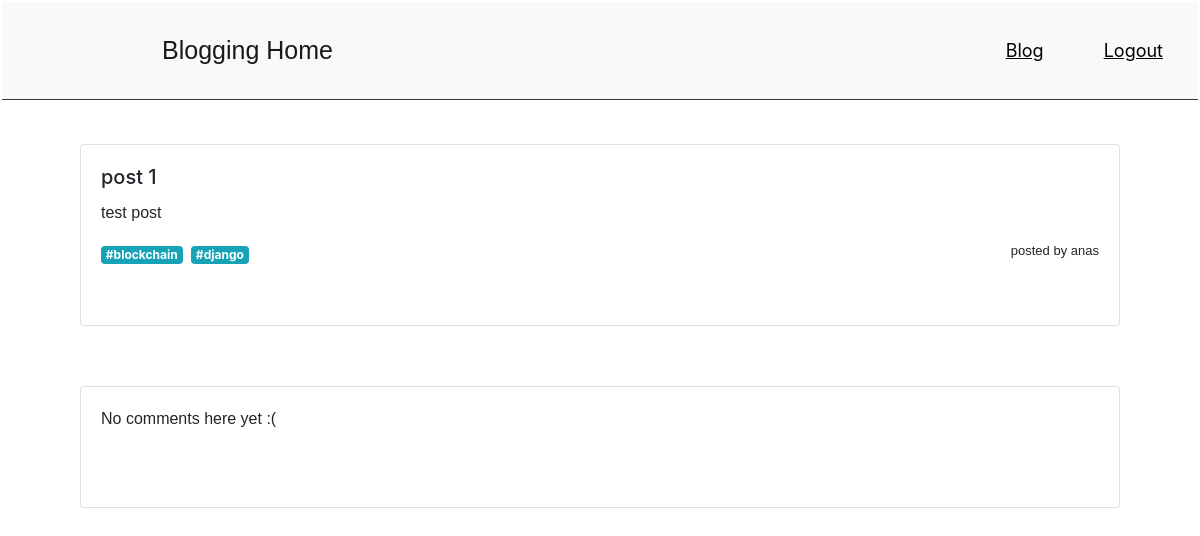
The app's page /blog/1 (signed in), older data.
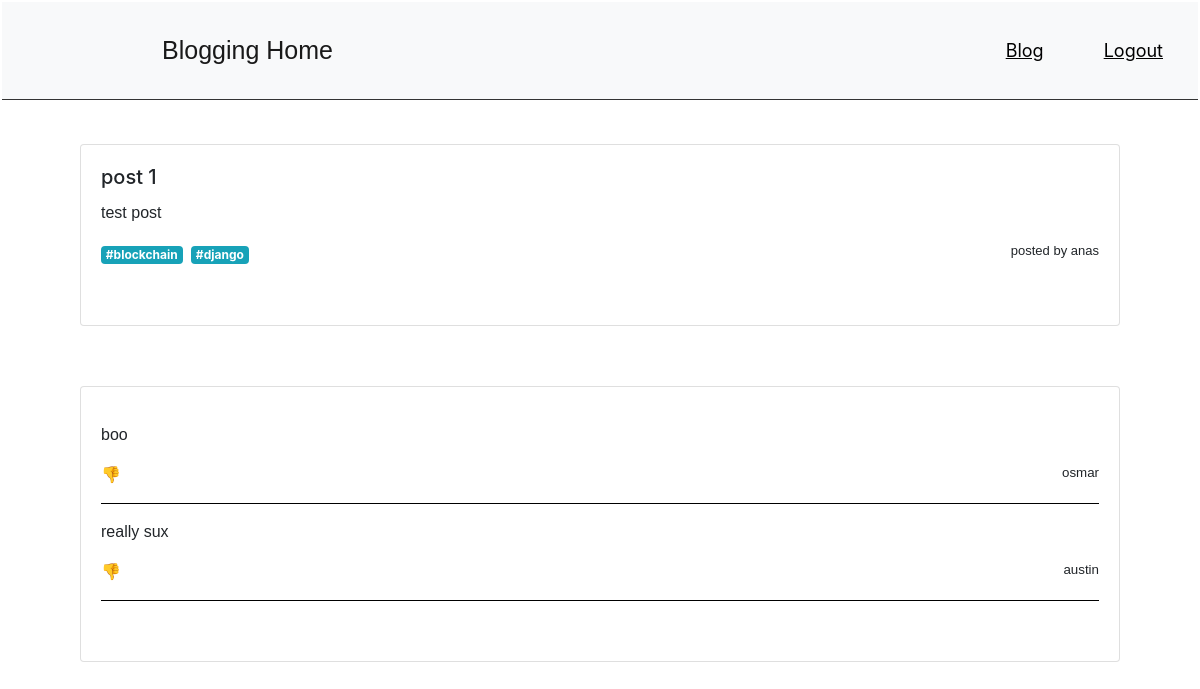
The same page, newer data.
### accounts/models.py (models this page shows, shortened)
class Comment(models.Model):
    POS = 'Positive'
    NEG = 'Negative'
    CHOICES = [(POS, '👍'), (NEG, '👎')]
    pos_neg = models.CharField(max_length=100, choices=CHOICES, default=POS)
    desc = models.TextField(null=True)
    date_posted = models.DateTimeField(default=timezone.now)
    blog = models.ForeignKey(Blog, on_delete=models.CASCADE)
    author = models.ForeignKey(User, on_delete=models.CASCADE)

### accounts/views.py (the view, shortened to what this page needs)
# urls.py: path('blog/<int:pk>', BlogDetailView.as_view(), name="blog-detail"),
class BlogDetailView(LoginRequiredMixin, FormMixin, DetailView):
    login_url = '/login/'
    redirect_field_name = 'redirect_to'
    model = Blog
    form_class = commentForm
    def get_context_data(self, **kwargs):
        context = super(BlogDetailView, self).get_context_data(**kwargs)
        context_related = Comment.objects.filter(blog=self.object)[:20]
        context['related'] = context_related
        return context

### accounts/templates/accounts/blog_detail.html (shortened to what this page needs)
{% load static %}
{% load crispy_forms_tags %}
<!DOCTYPE html>
<html>
<head>
    <link rel="stylesheet" href="https://stackpath.bootstrapcdn.com/bootstrap/4.5.2/css/bootstrap.min.css">
    <link rel="stylesheet" href="{% static 'css/blog.css' %}" >
    <nav class="navbar navbar-light bg-light">
        <a class="navbar-brand">Blogging Home</a>
        <ul class="nav justify-content-center">
            <li class="nav-item">
              <a class="nav-link" href="{% url 'home' %}">Blog</a>
            </li>
            <li class="nav-item">
              <a class="nav-item nav-link" href="{% url 'logout' %}">Logout</a>
            </li>
        </ul>
    </nav>
</head>
        <body>
          <div class = "container">
           <br>
            <div class="card" id = "card">
              <div class="card-body">
                <h5 class="card-title subject" id="subject" name="subject">{{object.subject}}</h5>
                <p class="card-text description" id="description" name="description">{{object.description}}</p>
                {% for tag in blog.tags.all %}
                <a href="" class="mr-1 badge badge-info">#{{ tag }}</a>
                {% endfor %}
                <p class="card-text postBy" id="postBy" name="postBy">posted by {{object.author}}</p>
              </div>
            </div>
          </div>
            <div class="row">
                <div class="card" id = "card">
                  <div class="card-body">
                    {% for comment in related %}
                    <p class="card-text comDescription" id="comDescription" name="comDescription">{{comment.desc|linebreaks}}</p>
                    {% if comment.pos_neg == "Positive" %}
                    <p class="card-text posNeg" id="posNeg" name="posNeg">👍</p>
                    {% elif comment.pos_neg == "Negative"%}
                    <p class="card-text posNeg" id="posNeg" name="posNeg">👎</p>
                    {% endif %}
                    <p class="card-text author" id="author" name="author">{{comment.author}}</p>
                  {% empty %}
                      <p>No comments here yet :(</p>
                      {% endfor %}
                  </div>
                </div>
            </div>
        </body>
</html>

Row changes from the older to the newer data that the page shows:
added Comment: desc "boo", author "osmar"
added Comment: desc "really sux", author "austin"
Text that changed along with them:
text no longer shown: "No comments here yet :("
